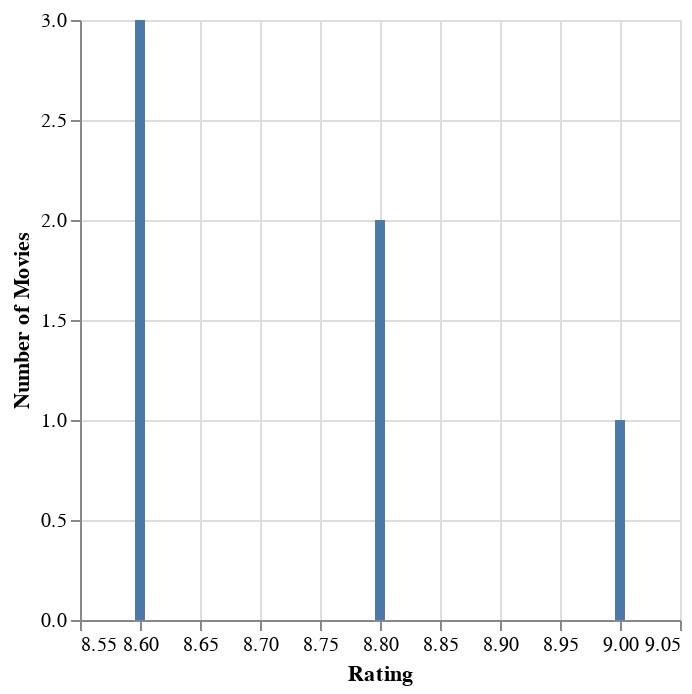

The notebook cell this image was saved under:
### Code cell
# @title Using dataframe rating_counts : Bar graph

import altair as alt

alt.Chart(rating_counts).mark_bar().encode(
    x='Rating',
    y='Number of Movies'
)

### Figure 1 — Vega-Lite specification as saved in the notebook (floating-point values rounded to 4 significant figures)
{"config": {"view": {"continuousWidth": 300, "continuousHeight": 300}}, "data": {"name": "data-1a565a65b88238496dae71e9aac5686f"}, "mark": {"type": "bar"}, "encoding": {"x": {"field": "Rating", "type": "quantitative"}, "y": {"field": "Number of Movies", "type": "quantitative"}}, "$schema": "https://vega.github.io/schema/vega-lite/v5.20.1.json", "datasets": {"data-1a565a65b88238496dae71e9aac5686f": [{"Rating": 9.0, "Number of Movies": 1}, {"Rating": 8.8, "Number of Movies": 2}, {"Rating": 8.6, "Number of Movies": 3}]}}
